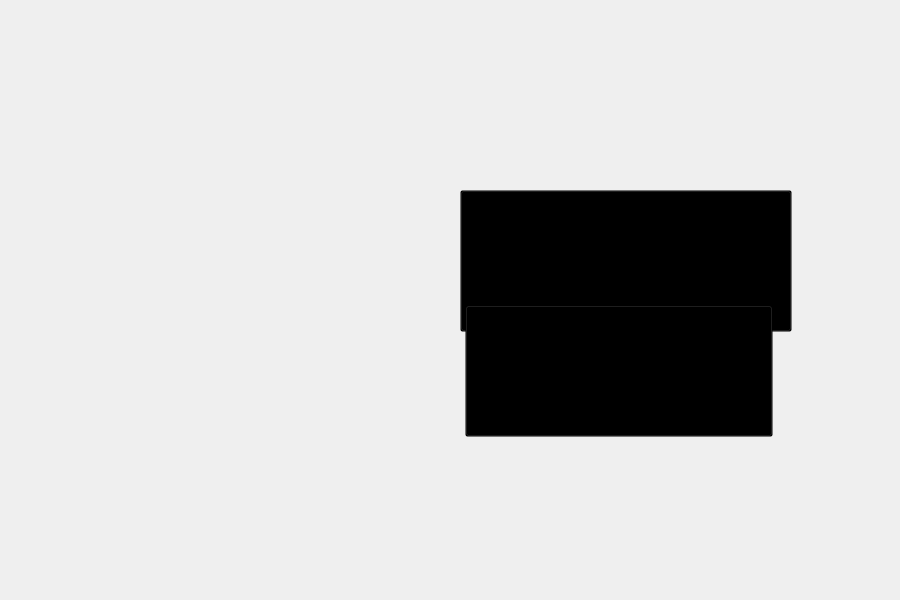
<?xml version="1.0" encoding="UTF-8"?>
<ui version="4.0">
 <class>Welcome</class>
 <widget class="QWidget" name="Welcome">
  <property name="enabled">
   <bool>true</bool>
  </property>
  <property name="geometry">
   <rect>
    <x>0</x>
    <y>0</y>
    <width>900</width>
    <height>600</height>
   </rect>
  </property>
  <property name="minimumSize">
   <size>
    <width>900</width>
    <height>600</height>
   </size>
  </property>
  <property name="maximumSize">
   <size>
    <width>900</width>
    <height>600</height>
   </size>
  </property>
  <property name="windowTitle">
   <string>Form</string>
  </property>
  <widget class="QLabel" name="background">
   <property name="geometry">
    <rect>
     <x>0</x>
     <y>0</y>
     <width>900</width>
     <height>600</height>
    </rect>
   </property>
   <property name="styleSheet">
    <string notr="true">#background
{
	background-image:url(:/src/interface/beginBackground.jpg);
}</string>
   </property>
   <property name="text">
    <string/>
   </property>
  </widget>
  <widget class="QPushButton" name="Adventure">
   <property name="geometry">
    <rect>
     <x>457</x>
     <y>59</y>
     <width>356</width>
     <height>157</height>
    </rect>
   </property>
   <property name="cursor">
    <cursorShape>PointingHandCursor</cursorShape>
   </property>
   <property name="styleSheet">
    <string notr="true">#Adventure
{
	border: none;
	background-image : url(:/src/interface/SelectorScreenStartAdventure.png)
}
#Adventure:hover
{
	background-position : left bottom;
}
</string>
   </property>
   <property name="text">
    <string/>
   </property>
  </widget>
  <widget class="QPushButton" name="Mini">
   <property name="geometry">
    <rect>
     <x>460</x>
     <y>190</y>
     <width>332</width>
     <height>142</height>
    </rect>
   </property>
   <property name="cursor">
    <cursorShape>PointingHandCursor</cursorShape>
   </property>
   <property name="styleSheet">
    <string notr="true">#Mini
{
	background-color : transparent;
	background-image: url(:/src/interface/SelectorScreenMini.png);
}
#Mini:hover
{
	background-position : left bottom;
}</string>
   </property>
   <property name="text">
    <string/>
   </property>
  </widget>
  <widget class="QPushButton" name="Challenge">
   <property name="geometry">
    <rect>
     <x>465</x>
     <y>305</y>
     <width>308</width>
     <height>132</height>
    </rect>
   </property>
   <property name="cursor">
    <cursorShape>PointingHandCursor</cursorShape>
   </property>
   <property name="styleSheet">
    <string notr="true">#Challenge
{
	background-color: transparent;
	background-image: url(:/src/interface/SelectorScreenChallenges.png);
}
#Challenge:hover
{
	background-position: left bottom;
}
</string>
   </property>
   <property name="text">
    <string/>
   </property>
  </widget>
  <widget class="QLabel" name="WoodSign">
   <property name="geometry">
    <rect>
     <x>40</x>
     <y>0</y>
     <width>293</width>
     <height>150</height>
    </rect>
   </property>
   <property name="styleSheet">
    <string notr="true">#WoodSign
{
	background-image: url(:/src/interface/SelectorScreenWoodSign.png);
}</string>
   </property>
   <property name="text">
    <string/>
   </property>
  </widget>
  <widget class="QPushButton" name="Options">
   <property name="geometry">
    <rect>
     <x>641</x>
     <y>489</y>
     <width>81</width>
     <height>31</height>
    </rect>
   </property>
   <property name="cursor">
    <cursorShape>PointingHandCursor</cursorShape>
   </property>
   <property name="styleSheet">
    <string notr="true">#Options
{
	border-style: flat;
}
#Options:hover
{
	background-image: url(:/src/interface/SelectorScreenOptions.png);
}</string>
   </property>
   <property name="text">
    <string/>
   </property>
  </widget>
  <widget class="QPushButton" name="Help">
   <property name="geometry">
    <rect>
     <x>725</x>
     <y>524</y>
     <width>60</width>
     <height>30</height>
    </rect>
   </property>
   <property name="cursor">
    <cursorShape>SplitHCursor</cursorShape>
   </property>
   <property name="styleSheet">
    <string notr="true">#Help
{
	border-style: flat;
}
#Help:hover
{
	background-image: url(:/src/interface/SelectorScreenHelp.png);
}</string>
   </property>
   <property name="text">
    <string/>
   </property>
  </widget>
  <widget class="QPushButton" name="Quit">
   <property name="geometry">
    <rect>
     <x>812</x>
     <y>516</y>
     <width>52</width>
     <height>25</height>
    </rect>
   </property>
   <property name="cursor">
    <cursorShape>PointingHandCursor</cursorShape>
   </property>
   <property name="styleSheet">
    <string notr="true">#Quit
{
	border-style : flat;
}
#Quit:hover
{
	background-image: url(:/src/interface/SelectorScreenQuit.png);
}</string>
   </property>
   <property name="text">
    <string/>
   </property>
  </widget>
  <widget class="QPushButton" name="NameChange">
   <property name="geometry">
    <rect>
     <x>40</x>
     <y>140</y>
     <width>291</width>
     <height>71</height>
    </rect>
   </property>
   <property name="cursor">
    <cursorShape>PointingHandCursor</cursorShape>
   </property>
   <property name="styleSheet">
    <string notr="true">#NameChange
{
	border-style: flat;
	background-image: url(:/src/interface/SelectorScreenWoodSignNameChange.png);
}
#NameChange:hover
{
	background-position: left bottom;
}</string>
   </property>
   <property name="text">
    <string/>
   </property>
  </widget>
  <widget class="QLabel" name="ID_name">
   <property name="geometry">
    <rect>
     <x>80</x>
     <y>90</y>
     <width>221</width>
     <height>34</height>
    </rect>
   </property>
   <property name="font">
    <font>
     <family>手札体-简</family>
     <pointsize>20</pointsize>
    </font>
   </property>
   <property name="styleSheet">
    <string notr="true">#ID_name
{
	color:rgb(253, 255, 145)
}</string>
   </property>
   <property name="text">
    <string/>
   </property>
   <property name="scaledContents">
    <bool>false</bool>
   </property>
   <property name="alignment">
    <set>Qt::AlignHCenter|Qt::AlignTop</set>
   </property>
  </widget>
  <widget class="QLabel" name="QuitDialog">
   <property name="geometry">
    <rect>
     <x>900</x>
     <y>600</y>
     <width>400</width>
     <height>237</height>
    </rect>
   </property>
   <property name="styleSheet">
    <string notr="true">#QuitDialog
{
	background-image: url(:/src/interface/QuitDialog.png);
}</string>
   </property>
   <property name="text">
    <string/>
   </property>
  </widget>
  <widget class="QPushButton" name="QuitGame">
   <property name="geometry">
    <rect>
     <x>900</x>
     <y>600</y>
     <width>164</width>
     <height>47</height>
    </rect>
   </property>
   <property name="cursor">
    <cursorShape>PointingHandCursor</cursorShape>
   </property>
   <property name="styleSheet">
    <string notr="true">#QuitGame
{
	background-image: url(:/src/interface/QuitGameButton.png);
	border-style: flat;
}</string>
   </property>
   <property name="text">
    <string/>
   </property>
  </widget>
  <widget class="QPushButton" name="QuitCancel">
   <property name="geometry">
    <rect>
     <x>900</x>
     <y>600</y>
     <width>166</width>
     <height>47</height>
    </rect>
   </property>
   <property name="cursor">
    <cursorShape>PointingHandCursor</cursorShape>
   </property>
   <property name="styleSheet">
    <string notr="true">#QuitCancel
{
	border-style: flat;
	background-image: url(:/src/interface/QuitCancelButton.png);
}</string>
   </property>
   <property name="text">
    <string/>
   </property>
  </widget>
  <widget class="QWidget" name="hideAll" native="true">
   <property name="geometry">
    <rect>
     <x>0</x>
     <y>0</y>
     <width>900</width>
     <height>600</height>
    </rect>
   </property>
   <property name="cursor">
    <cursorShape>ArrowCursor</cursorShape>
   </property>
  </widget>
  <zorder>background</zorder>
  <zorder>Adventure</zorder>
  <zorder>Mini</zorder>
  <zorder>Challenge</zorder>
  <zorder>WoodSign</zorder>
  <zorder>Options</zorder>
  <zorder>Help</zorder>
  <zorder>Quit</zorder>
  <zorder>NameChange</zorder>
  <zorder>ID_name</zorder>
  <zorder>QuitDialog</zorder>
  <zorder>hideAll</zorder>
  <zorder>QuitCancel</zorder>
  <zorder>QuitGame</zorder>
 </widget>
 <resources/>
 <connections/>
</ui>
